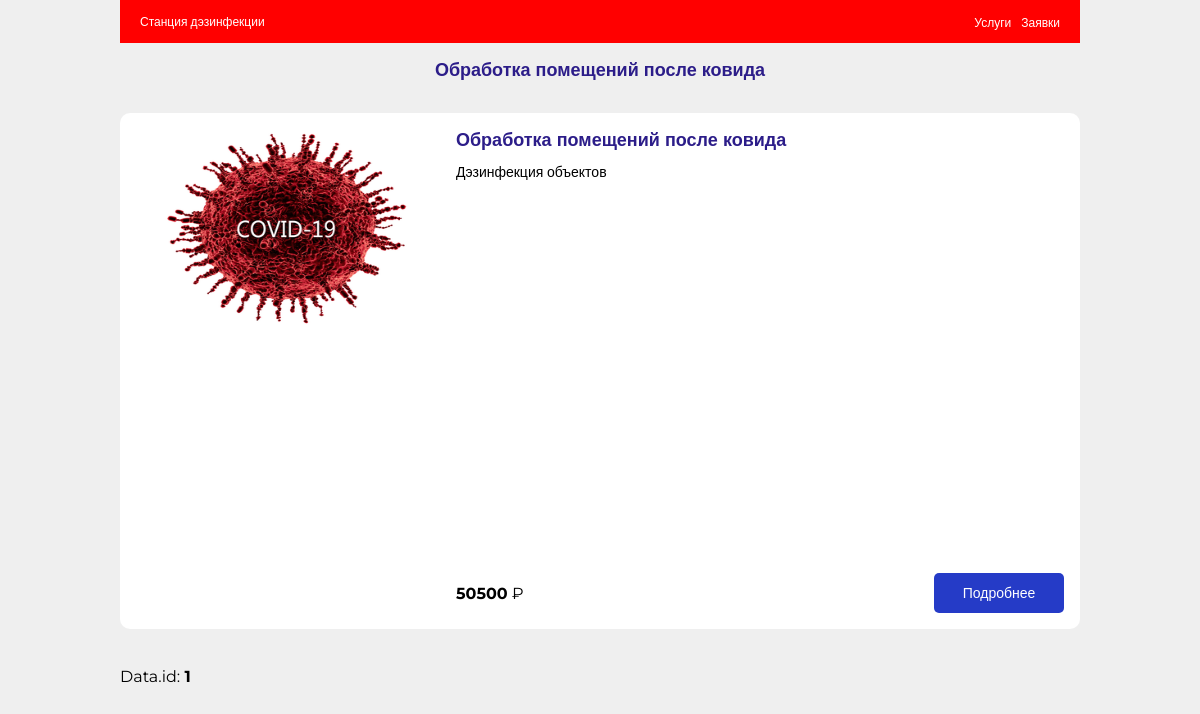
Page /page/1 on the committed database.
### bmstu_lab/models.py (models this page shows)
class Cards(models.Model):
    idCard = models.IntegerField()
    title = models.TextField()
    desc = models.TextField()
    img = models.TextField()
    cost = models.IntegerField()

### bmstu_lab/views.py (the view)
# urls.py: path('page/<int:id>', views.custom_page),
def custom_page(request, id):
    card_item = Cards.objects.get(pk=id)
    return render(request, 'page.html', {'data': card_item})

### templates/page.html
{% extends 'base.html' %}
{% load static %}
{% block content %}
    <div class="space">
        {% include 'header.html' %}
        <h1 class="details-title">{{ data.title }}</h1>
        <div class="card card-details">
            <div class="media">
                <img src="{% static data.img %}" class="image" alt="covid"/>
            </div>
            <div class="content">
                <div class="content-top">
                    <p class="title">{{ data.title }}</p>
                    <p class="desc">{{ data.desc }}</p>
                </div>
                <div class="control">
                    <p class="cost"><b>{{ data.cost }}</b> ₽</p>
                    <a href="/page/{{ data.id }}" class="more">Подробнее</a>
                </div>
            </div>
        </div>
        <br/>
        <br/>
        Data.id: <b> {{ data.id }} </b>
    </div>
{% endblock %}

### bmstu_lab/static/css/style.css (style rules this page uses)
* { margin: 0; padding: 0; font-family: 'Montserrat', sans-serif; color: #000000; box-sizing: border-box; }
body { background: #EFEFEF; }
.space { width: 80%; max-width: 1296px; min-width: 960px; margin: 0 auto; }
.card { border-radius: 10px; background-color: #fff; padding: 16px; display: flex; justify-content: flex-start; width: 100%; overflow: hidden; }
.card img { width: 300px; height: 200px; object-fit: fill; }
.media { width: 300px; margin-right: 20px; }
.card .title { color: #2C1D89; font-size: 18px; font-weight: bold; margin-bottom: 12px; }
.card .desc { font-size: 14px; }
.content { flex-grow: 1; display: flex; flex-direction: column; justify-content: space-between; }
.control { display: flex; justify-content: space-between; align-items: center; }
.control a { font-size: 14px; }
.more { font-size: 18px; color: #fff; width: 130px; height: 40px; background-color: #253bc7; display: flex; justify-content: center; align-items: center; border-radius: 5px; text-decoration: none; }
.card-details { height: 516px; }
.details-title { text-align: center; font-size: 18px; color: #2C1D89; margin: 16px 0 32px; }

### rows in the picture
Cards: title "Обработка помещений после ковида", img (picture), desc "Дэзинфекция объектов", cost "50500", id "1"
